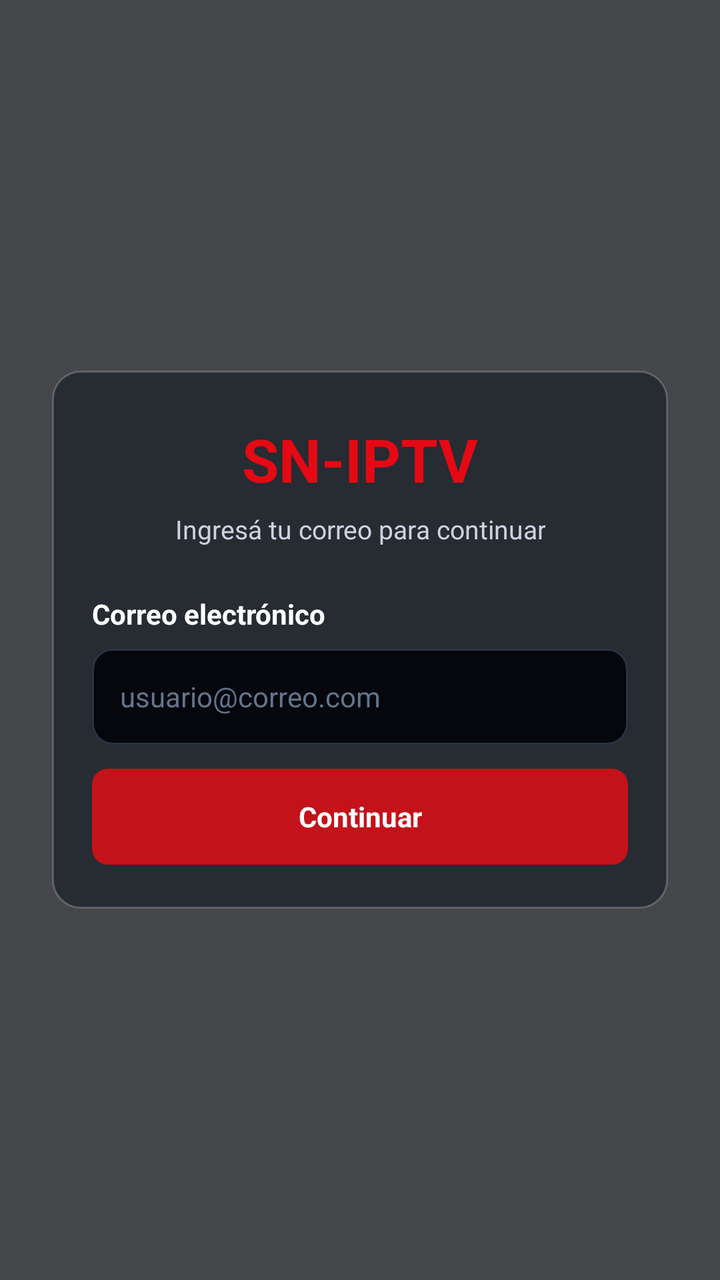
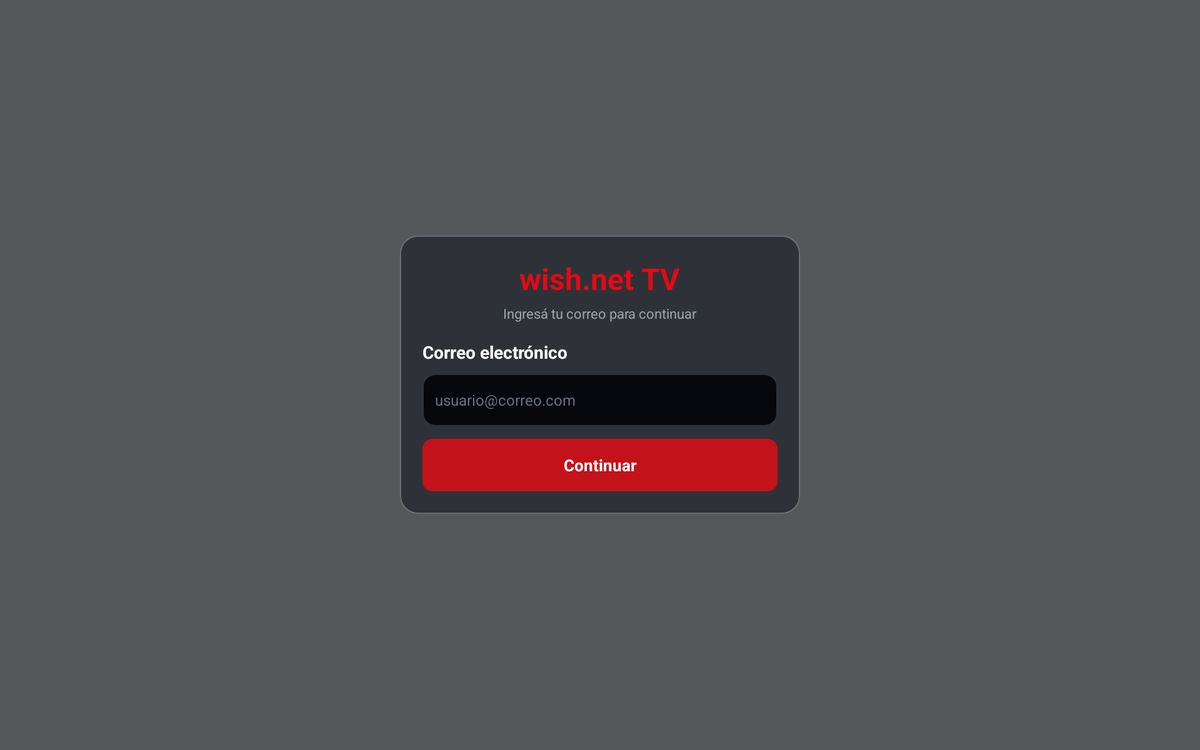

An Android layout and its configuration variant, each rendered on a device that would load it. The default file and the variant file are quoted in full after the pictures.
<!-- AndroidManifest.xml: activity theme Theme.WishnetTVapp -->
<!-- res/layout/activity_login_email.xml -->
<?xml version="1.0" encoding="utf-8"?>
<FrameLayout xmlns:android="http://schemas.android.com/apk/res/android"
    android:layout_width="match_parent"
    android:layout_height="match_parent">

    <ImageView
        android:layout_width="match_parent"
        android:layout_height="match_parent"
        android:scaleType="centerCrop"
        android:src="@drawable/bg_app_image" />

    <View
        android:layout_width="match_parent"
        android:layout_height="match_parent"
        android:background="#BB05070D" />

    <ScrollView
        android:layout_width="match_parent"
        android:layout_height="match_parent"
        android:fillViewport="true"
        android:scrollbars="none">

        <LinearLayout
            android:layout_width="match_parent"
            android:layout_height="match_parent"
            android:gravity="center"
            android:orientation="vertical"
            android:paddingLeft="22dp"
            android:paddingTop="28dp"
            android:paddingRight="22dp"
            android:paddingBottom="28dp">

            <LinearLayout
                android:layout_width="match_parent"
                android:layout_height="wrap_content"
                android:layout_marginLeft="4dp"
                android:layout_marginRight="4dp"
                android:background="@drawable/tv_card_bg"
                android:orientation="vertical"
                android:paddingLeft="20dp"
                android:paddingTop="24dp"
                android:paddingRight="20dp"
                android:paddingBottom="22dp">

                <TextView
                    android:id="@+id/txtBrand"
                    android:layout_width="wrap_content"
                    android:layout_height="wrap_content"
                    android:layout_gravity="center_horizontal"
                    android:text="@string/brand_name"
                    android:textColor="#E50914"
                    android:textSize="30sp"
                    android:textStyle="bold" />

                <TextView
                    android:id="@+id/txtSubtitle"
                    android:layout_width="wrap_content"
                    android:layout_height="wrap_content"
                    android:layout_gravity="center_horizontal"
                    android:layout_marginTop="6dp"
                    android:layout_marginBottom="24dp"
                    android:gravity="center"
                    android:text="Ingresá tu correo para continuar"
                    android:textColor="#CBD5E1"
                    android:textSize="13sp" />

                <TextView
                    android:layout_width="wrap_content"
                    android:layout_height="wrap_content"
                    android:layout_marginBottom="8dp"
                    android:text="Correo electrónico"
                    android:textColor="#FFFFFF"
                    android:textSize="14sp"
                    android:textStyle="bold" />

                <EditText
                    android:id="@+id/email"
                    android:layout_width="match_parent"
                    android:layout_height="48dp"
                    android:layout_marginBottom="12dp"
                    android:background="@drawable/tv_input_selector"
                    android:defaultFocusHighlightEnabled="false"
                    android:hint="usuario@correo.com"
                    android:inputType="textEmailAddress"
                    android:paddingLeft="14dp"
                    android:paddingRight="14dp"
                    android:singleLine="true"
                    android:stateListAnimator="@null"
                    android:textColor="#FFFFFF"
                    android:textColorHint="#64748B"
                    android:textSize="14sp" />

                <TextView
                    android:id="@+id/txtError"
                    android:layout_width="match_parent"
                    android:layout_height="wrap_content"
                    android:layout_marginBottom="12dp"
                    android:gravity="center"
                    android:text=""
                    android:textAlignment="center"
                    android:textColor="#F87171"
                    android:textSize="12sp"
                    android:visibility="gone" />

                <TextView
                    android:id="@+id/btnContinue"
                    android:layout_width="match_parent"
                    android:layout_height="48dp"
                    android:background="@drawable/tv_button_selector"
                    android:clickable="true"
                    android:defaultFocusHighlightEnabled="false"
                    android:focusable="true"
                    android:focusableInTouchMode="true"
                    android:foreground="@null"
                    android:gravity="center"
                    android:outlineProvider="none"
                    android:stateListAnimator="@null"
                    android:text="Continuar"
                    android:textColor="#FFFFFF"
                    android:textSize="14sp"
                    android:textStyle="bold" />

            </LinearLayout>

        </LinearLayout>

    </ScrollView>

</FrameLayout>
<!-- resources referenced by this layout -->
<resources>
  <!-- drawable tv_button_selector (drawable) -->
  <?xml version="1.0" encoding="utf-8"?>
  <selector xmlns:android="http://schemas.android.com/apk/res/android">
  
      
      <item android:state_focused="true">
          <shape android:shape="rectangle">
              <solid android:color="#E50914" />
              <corners android:radius="8dp" />
          </shape>
      </item>
  
      
      <item android:state_pressed="true">
          <shape android:shape="rectangle">
              <solid android:color="#B20710" />
              <corners android:radius="8dp" />
          </shape>
      </item>
  
      
      <item>
          <shape android:shape="rectangle">
              <solid android:color="#C4121A" />
              <corners android:radius="8dp" />
          </shape>
      </item>
  
  </selector>
  <!-- drawable tv_card_bg (drawable) -->
  <?xml version="1.0" encoding="utf-8"?>
  <shape xmlns:android="http://schemas.android.com/apk/res/android">
  
      <solid android:color="#99141922" />
  
      <corners android:radius="14dp" />
  
      <stroke
          android:width="1dp"
          android:color="#33FFFFFF" />
  
  </shape>
  <!-- drawable tv_input_selector (drawable) -->
  <?xml version="1.0" encoding="utf-8"?>
  <selector xmlns:android="http://schemas.android.com/apk/res/android">
  
      <item android:state_focused="true">
          <shape android:shape="rectangle">
              <solid android:color="#05070D" />
              <stroke
                  android:width="2dp"
                  android:color="#FF4D4D" />
              <corners android:radius="10dp" />
          </shape>
      </item>
  
      <item>
          <shape android:shape="rectangle">
              <solid android:color="#05070D" />
              <stroke
                  android:width="1dp"
                  android:color="#2A3342" />
              <corners android:radius="10dp" />
          </shape>
      </item>
  
  </selector>
  <string name="brand_name">SN-IPTV</string>
  <style name="Theme.WishnetTVapp" parent="Theme.AppCompat.DayNight.NoActionBar">
          <item name="android:statusBarColor">#000000</item>
          <item name="android:navigationBarColor">#000000</item>
          <item name="colorPrimary">#000000</item>
          <item name="colorPrimaryDark">#000000</item>
          <item name="colorAccent">#FFFFFF</item>
          <item name="android:defaultFocusHighlightEnabled">false</item>
          <item name="android:colorControlHighlight">@android:color/transparent</item>
      </style>
</resources>
<!-- res/layout-sw540dp-land/activity_login_email.xml (the repository's variant of the layout above) -->
<!-- drawn on a 7-inch tablet turned sideways -->
<?xml version="1.0" encoding="utf-8"?>
<FrameLayout xmlns:android="http://schemas.android.com/apk/res/android"
    android:layout_width="match_parent"
    android:layout_height="match_parent">

    <ImageView
        android:layout_width="match_parent"
        android:layout_height="match_parent"
        android:scaleType="centerCrop"
        android:src="@drawable/bg_app_image" />

    <View
        android:layout_width="match_parent"
        android:layout_height="match_parent"
        android:background="#AA05070D" />

    <LinearLayout
        android:layout_width="match_parent"
        android:layout_height="match_parent"
        android:gravity="center"
        android:orientation="vertical"
        android:paddingLeft="60dp"
        android:paddingTop="24dp"
        android:paddingRight="60dp"
        android:paddingBottom="24dp">

        <LinearLayout
            android:layout_width="320dp"
            android:layout_height="wrap_content"
            android:background="@drawable/tv_card_bg"
            android:orientation="vertical"
            android:padding="18dp">

            <TextView
                android:id="@+id/txtBrand"
                android:layout_width="wrap_content"
                android:layout_height="wrap_content"
                android:layout_gravity="center_horizontal"
                android:text="wish.net TV"
                android:textColor="#E50914"
                android:textSize="24sp"
                android:textStyle="bold" />

            <TextView
                android:id="@+id/txtSubtitle"
                android:layout_width="wrap_content"
                android:layout_height="wrap_content"
                android:layout_gravity="center_horizontal"
                android:layout_marginTop="4dp"
                android:layout_marginBottom="14dp"
                android:text="Ingresá tu correo para continuar"
                android:textColor="#9CA3AF"
                android:textSize="11sp" />

            <TextView
                android:layout_width="wrap_content"
                android:layout_height="wrap_content"
                android:layout_marginBottom="8dp"
                android:text="Correo electrónico"
                android:textColor="#FFFFFF"
                android:textSize="14sp"
                android:textStyle="bold" />

            <EditText
                android:id="@+id/email"
                android:layout_width="match_parent"
                android:layout_height="42dp"
                android:layout_marginBottom="10dp"
                android:background="@drawable/tv_input_selector"
                android:defaultFocusHighlightEnabled="false"
                android:hint="usuario@correo.com"
                android:inputType="textEmailAddress"
                android:paddingLeft="10dp"
                android:paddingRight="10dp"
                android:stateListAnimator="@null"
                android:textColor="#FFFFFF"
                android:textColorHint="#6B7280"
                android:textSize="12sp" />

            <TextView
                android:id="@+id/txtError"
                android:layout_width="match_parent"
                android:layout_height="wrap_content"
                android:layout_marginBottom="10dp"
                android:gravity="center"
                android:text=""
                android:textAlignment="center"
                android:textColor="#F87171"
                android:textSize="11sp"
                android:visibility="gone" />

            <TextView
                android:id="@+id/btnContinue"
                android:layout_width="match_parent"
                android:layout_height="42dp"
                android:background="@drawable/tv_button_selector"
                android:clickable="true"
                android:defaultFocusHighlightEnabled="false"
                android:focusable="true"
                android:focusableInTouchMode="true"
                android:foreground="@null"
                android:gravity="center"
                android:outlineProvider="none"
                android:stateListAnimator="@null"
                android:text="Continuar"
                android:textColor="#FFFFFF"
                android:textSize="13sp"
                android:textStyle="bold" />
        </LinearLayout>
    </LinearLayout>
</FrameLayout>
<!-- resources referenced by the variant -->
<!-- as a 7-inch tablet turned sideways resolves them -->
<resources>
  <!-- drawable tv_button_selector (drawable) -->
  <?xml version="1.0" encoding="utf-8"?>
  <selector xmlns:android="http://schemas.android.com/apk/res/android">
  
      
      <item android:state_focused="true">
          <shape android:shape="rectangle">
              <solid android:color="#E50914" />
              <corners android:radius="8dp" />
          </shape>
      </item>
  
      
      <item android:state_pressed="true">
          <shape android:shape="rectangle">
              <solid android:color="#B20710" />
              <corners android:radius="8dp" />
          </shape>
      </item>
  
      
      <item>
          <shape android:shape="rectangle">
              <solid android:color="#C4121A" />
              <corners android:radius="8dp" />
          </shape>
      </item>
  
  </selector>
  <!-- drawable tv_card_bg (drawable) -->
  <?xml version="1.0" encoding="utf-8"?>
  <shape xmlns:android="http://schemas.android.com/apk/res/android">
  
      <solid android:color="#99141922" />
  
      <corners android:radius="14dp" />
  
      <stroke
          android:width="1dp"
          android:color="#33FFFFFF" />
  
  </shape>
  <!-- drawable tv_input_selector (drawable) -->
  <?xml version="1.0" encoding="utf-8"?>
  <selector xmlns:android="http://schemas.android.com/apk/res/android">
  
      <item android:state_focused="true">
          <shape android:shape="rectangle">
              <solid android:color="#05070D" />
              <stroke
                  android:width="2dp"
                  android:color="#FF4D4D" />
              <corners android:radius="10dp" />
          </shape>
      </item>
  
      <item>
          <shape android:shape="rectangle">
              <solid android:color="#05070D" />
              <stroke
                  android:width="1dp"
                  android:color="#2A3342" />
              <corners android:radius="10dp" />
          </shape>
      </item>
  
  </selector>
  <style name="Theme.WishnetTVapp" parent="Theme.AppCompat.DayNight.NoActionBar">
          <item name="android:statusBarColor">#000000</item>
          <item name="android:navigationBarColor">#000000</item>
          <item name="colorPrimary">#000000</item>
          <item name="colorPrimaryDark">#000000</item>
          <item name="colorAccent">#FFFFFF</item>
          <item name="android:defaultFocusHighlightEnabled">false</item>
          <item name="android:colorControlHighlight">@android:color/transparent</item>
      </style>
</resources>
